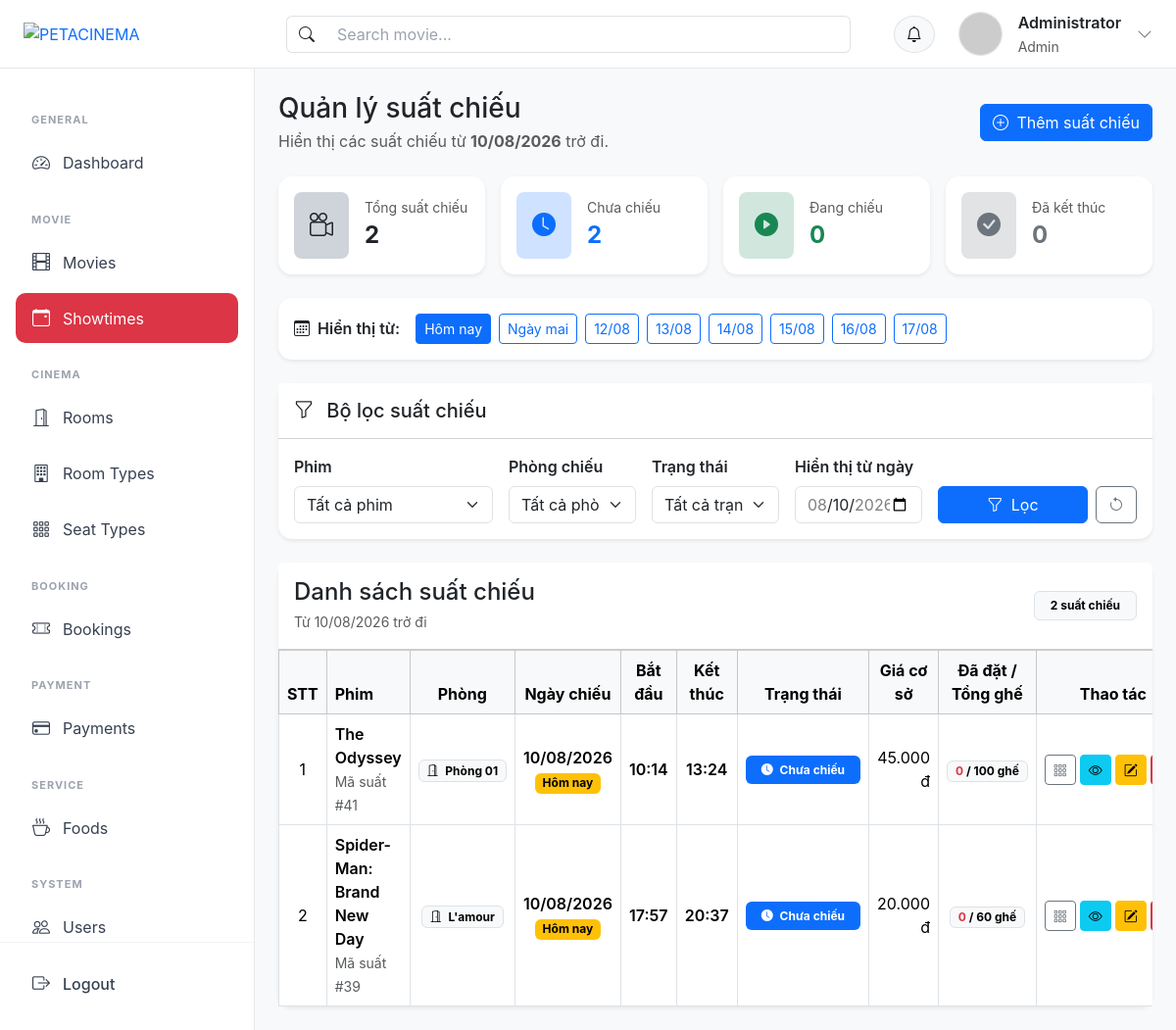
/?action=showtimes (signed in), run on the app's committed database.
### tables this page shows
CREATE TABLE `showtimes` (
  `id` int NOT NULL,
  `movie_id` int NOT NULL,
  `room_id` int NOT NULL,
  `start_time` datetime NOT NULL,
  `end_time` datetime NOT NULL,
  `base_price` decimal(10,2) NOT NULL
);

CREATE TABLE `movies` (
  `id` int NOT NULL,
  `title` varchar(255) NOT NULL,
  `genres` varchar(255) DEFAULT NULL,
  `duration` int NOT NULL,
  `description` text,
  `trailer` varchar(255) DEFAULT NULL,
  `poster` varchar(255) DEFAULT NULL,
  `release_date` date DEFAULT NULL,
  `language` varchar(100) DEFAULT NULL,
  `director` varchar(255) DEFAULT NULL,
  `actors` text,
  `age_rating` varchar(20) DEFAULT NULL,
  `status` enum('coming_soon','now_showing','ended') DEFAULT 'coming_soon'
);

CREATE TABLE `rooms` (
  `id` int NOT NULL,
  `room_type_id` int NOT NULL,
  `name` varchar(100) NOT NULL,
  `total_seats` int NOT NULL
);

### views/admin/showtime/list.php (the view, shortened to what the rows shown need)
<?php
$today = date('Y-m-d');
$date = !empty($_GET['date'])
    ? $_GET['date']
    : $today;
if (!function_exists('e')) {
    function e($value): string
    {
        return htmlspecialchars(
            (string)$value,
            ENT_QUOTES,
            'UTF-8'
        );
    }
}
if (!function_exists('getShowtimeStatus')) {
    function getShowtimeStatus(
        string $startTime,
        string $endTime
    ): array {
        $now = time();
        $startTimestamp = strtotime($startTime);
        if ($now < $startTimestamp) {
            return [
                'value' => 'upcoming',
                'label' => 'Chưa chiếu',
                'class' => 'text-bg-primary',
                'icon'  => 'bi-clock-fill',
            ];
        }
        return [
            'value' => 'ended',
            'label' => 'Đã kết thúc',
            'class' => 'text-bg-secondary',
            'icon'  => 'bi-check-circle-fill',
        ];
    }
}
$displayShowtimes = $showtimes ?? [];
$displayShowtimes = array_values(array_filter(
    $displayShowtimes,
    function ($showtime) use ($date) {
        if (empty($showtime['start_time'])) {
            return false;
        }
        $showtimeDate = date(
            'Y-m-d',
            strtotime($showtime['start_time'])
        );
        return $showtimeDate >= $date;
    }
));
usort(
    $displayShowtimes,
    function ($first, $second) {
        $firstStatus = getShowtimeStatus(
            $first['start_time'],
            $first['end_time']
        );
        $secondStatus = getShowtimeStatus(
            $second['start_time'],
            $second['end_time']
        );
        $priority = [
            'showing'  => 1,
            'upcoming' => 2,
            'ended'    => 3,
        ];
        $firstPriority = $priority[$firstStatus['value']] ?? 99;
        $secondPriority = $priority[$secondStatus['value']] ?? 99;
        if ($firstPriority !== $secondPriority) {
            return $firstPriority <=> $secondPriority;
        }
        return strtotime($first['start_time'])
            <=> strtotime($second['start_time']);
    }
);
?>
<div class="card border-0 shadow-sm">
    <div class="card-body p-0">
        <div class="table-responsive">
            <table class="table table-bordered table-hover align-middle mb-0">
                <thead class="table-light">
                    <tr class="text-center">
                        <th width="65">STT</th>
                        <th class="text-start">
                            Phim
                        </th>
                        <th>
                            Phòng
                        </th>
                        <th>
                            Ngày chiếu
                        </th>
                        <th>
                            Bắt đầu
                        </th>
                        <th>
                            Kết thúc
                        </th>
                        <th>
                            Trạng thái
                        </th>
                        <th>
                            Giá cơ sở
                        </th>
                        <th>
                            Đã đặt / Tổng ghế
                        </th>
                        <th width="250">
                            Thao tác
                        </th>
                    </tr>
                </thead>
                <tbody>
                    <?php if (!empty($displayShowtimes)): ?>
                        <?php foreach ($displayShowtimes as $index => $showtime): ?>
                            <?php
                            $showtimeStatus = getShowtimeStatus(
                                $showtime['start_time'],
                                $showtime['end_time']
                            );
                            $bookedSeats = (int)(
                                $showtime['booked_seats'] ?? 0
                            );
                            $totalSeats = (int)(
                                $showtime['total_seats'] ?? 0
                            );
                            $rowClass = $showtimeStatus['value'] === 'ended'
                                ? 'table-light'
                                : '';
                            $isToday = date(
                                'Y-m-d',
                                strtotime($showtime['start_time'])
                            ) === $today;
                            ?>
                            <tr class="<?= $rowClass ?>">
                                <td class="text-center">
                                    <?= $index + 1 ?>
                                </td>
                                <td>
                                    <div class="fw-semibold">
                                        <?= e($showtime['movie_title']) ?>
                                    </div>
                                    <small class="text-muted">
                                        Mã suất #<?= (int)$showtime['id'] ?>
                                    </small>
                                </td>
                                <td class="text-center">
                                    <span class="badge text-bg-light border">
                                        <i class="bi bi-door-open me-1"></i>
                                        <?= e($showtime['room_name']) ?>
                                    </span>
                                </td>
                                <td class="text-center">
                                    <div class="fw-semibold">
                                        <?= date(
                                            'd/m/Y',
                                            strtotime($showtime['start_time'])
                                        ) ?>
                                    </div>
                                    <?php if ($isToday): ?>
                                        <span class="badge text-bg-warning mt-1">
                                            Hôm nay
                                        </span>
                                    <?php endif; ?>
                                </td>
                                <td class="text-center fw-semibold">
                                    <?= date(
                                        'H:i',
                                        strtotime($showtime['start_time'])
                                    ) ?>
                                </td>
                                <td class="text-center fw-semibold">
                                    <?= date(
                                        'H:i',
                                        strtotime($showtime['end_time'])
                                    ) ?>
                                </td>
                                <td class="text-center">
                                    <span
                                        class="badge <?= $showtimeStatus['class'] ?> px-3 py-2">
                                        <i class="bi <?= $showtimeStatus['icon'] ?> me-1"></i>
                                        <?= $showtimeStatus['label'] ?>
                                    </span>
                                </td>
                                <td class="text-end">
                                    <?= number_format(
                                        (float)$showtime['base_price'],
                                        0,
                                        ',',
                                        '.'
                                    ) ?>
                                    đ
                                </td>
                                <td class="text-center fw-semibold">
                                    <span class="badge text-bg-light border px-2 py-1">
                                        <span class="text-danger fw-bold">
                                            <?= $bookedSeats ?>
                                        </span>
                                        /
                                        <?= $totalSeats ?>
                                        ghế
                                    </span>
                                </td>
                                <td class="text-center">
                                    <div class="d-flex justify-content-center gap-1">
                                        <a
                                            href="<?= BASE_URL ?>?action=showtimeSeats&id=<?= (int)$showtime['id'] ?>"
                                            class="btn btn-outline-secondary btn-sm"
                                            title="Xem sơ đồ ghế">
                                            <i class="bi bi-grid-3x3-gap"></i>
                                        </a>
                                        <a
                                            href="<?= BASE_URL ?>?action=showtime_show&id=<?= (int)$showtime['id'] ?>"
                                            class="btn btn-info btn-sm"
                                            title="Xem chi tiết">
                                            <i class="bi bi-eye"></i>
                                        </a>
                                        <?php if ($showtimeStatus['value'] === 'upcoming'): ?>
                                            <a
                                                href="<?= BASE_URL ?>?action=showtime_edit&id=<?= (int)$showtime['id'] ?>"
                                                class="btn btn-warning btn-sm"
                                                title="Chỉnh sửa">
                                                <i class="bi bi-pencil-square"></i>
                                            </a>
                                            <a
                                                href="<?= BASE_URL ?>?action=showtime_delete&id=<?= (int)$showtime['id'] ?>"
                                                class="btn btn-danger btn-sm"
                                                title="Xóa suất chiếu"
                                                onclick="return confirm('Bạn có chắc chắn muốn xóa suất chiếu này?')">
                                            </a>
                                        <?php endif; ?>
                                    </div>
                                </td>
                            </tr>
                        <?php endforeach; ?>
                    <?php endif; ?>
                </tbody>
            </table>
        </div>
    </div>
</div>

### data on the page
showtimes: movie.title "The Odyssey", id "41", room.name "Phòng 01", start_time "10/08/2026", shows "Hôm nay", start_time "10:14", end_time "13:24", start_time+end_time "Chưa chiếu", base_price "45.000", bookedSeats "0", room.total_seats "100"
showtimes: movie.title "Spider-Man: Brand New Day", id "39", room.name "L'amour", start_time "10/08/2026", shows "Hôm nay", start_time "17:57", end_time "20:37", start_time+end_time "Chưa chiếu", base_price "20.000", bookedSeats "0", room.total_seats "60"

### other printed values
$user['fullname'] "Administrator"
$user['role'] "Admin"
date('d/m/Y', strtotime($date)) "10/08/2026"
$totalShowtimes "2"
$upcomingShowtimes "2"
$showingShowtimes "0"
$endedShowtimes "0"
$dateOption['label'] "Hôm nay"
$dateOption['label'] "Ngày mai"
$dateOption['label'] "12/08"
$dateOption['label'] "13/08"
$dateOption['label'] "14/08"
$dateOption['label'] "15/08"
$dateOption['label'] "16/08"
$dateOption['label'] "17/08"
